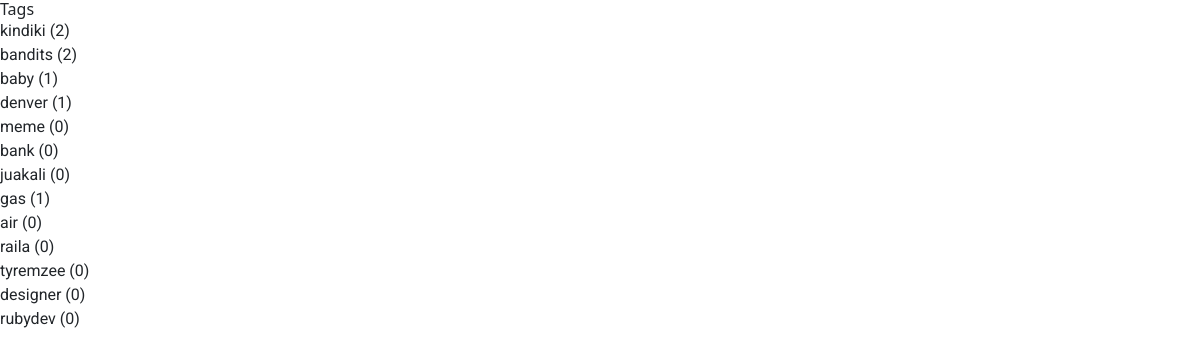
Screenshot of /tags/ (signed in) with the database file from the repository.
### post/models.py (models this page shows, shortened)
class Tag(models.Model):
    name = models.CharField(max_length=50)
    slug = models.SlugField(max_length=100, unique=True)

### post/views.py (the view)
# urls.py: path('tags/', views.tag_list, name='tag-list'),
@login_required()
def tag_list(request):
    tags = Tag.objects.all()
    return render(request, 'hashtags.html', {'tags': tags})

### templates/hashtags.html
{% extends 'base.html' %}
{% load static %}
{% block content %}
    <h1>Tags</h1>
    <ul>
        {% for tag in tags %}
            <li><a href="{% url 'tag-detail' tag.slug %}">{{ tag.name }} ({{ tag.post_set.count }})</a></li>
        {% endfor %}
    </ul>
{% endblock %}

### static/assets1/style.css (style rules this page uses)
*, *::after, *::before { box-sizing: border-box; margin: 0; padding: 0; }
*, button, input, select, textarea { font-family: 'Roboto', sans-serif; }
:root { --main_colour: hsl(0, 0%, 100%); --secondary_css: hsl(0, 0%, 98%); --border: hsl(0, 11%, 73%); --story-border: hsl(0, 0%, 78%); --img-border: hsla(0, 0%, 0%, 0.1); --text-dark: hsl(0, 0%, 15%); --text-light: hsl(0, 0%, 60%); --like: hsl(355, 82%, 61%); --link: hsl(204, 100%, 48%); --header-height: 44px; --nav-height: 44px; --text-orange: hsl(0, 0%, 15%); }
body { min-height: 100vh; display: flex; flex-direction: column; overflow-y: auto; }
@media (min-width: 768px) { :root { --header-height: 54px; --nav-height: 0px; } }

### static/assets1/form_style.css (style rules this page uses)
html { height: 100%; }

### templates/base.html (style rules this page uses)
:root { --text-dark: hsl(0, 0%, 15%); --text-light: hsl(0, 0%, 60%); }

### rows the page displays
Tag: name "kindiki", post_set.count "2"
Tag: name "bandits", post_set.count "2"
Tag: name "baby", post_set.count "1"
Tag: name "denver", post_set.count "1"
Tag: name "meme", post_set.count "0"
Tag: name "bank", post_set.count "0"
Tag: name "juakali", post_set.count "0"
Tag: name "gas", post_set.count "1"
Tag: name "air", post_set.count "0"
Tag: name "raila", post_set.count "0"
Tag: name "tyremzee", post_set.count "0"
Tag: name "designer", post_set.count "0"
Tag: name "rubydev", post_set.count "0"
